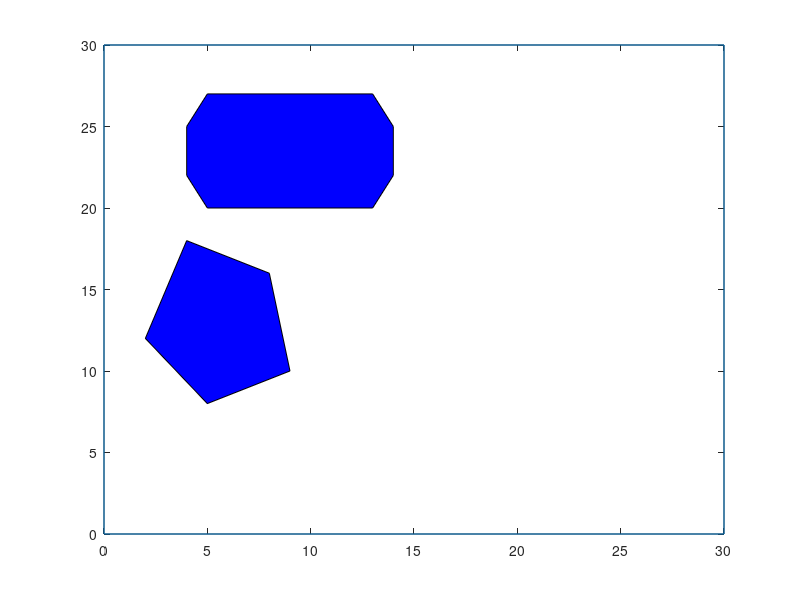

MATLAB code for this plot:
pgx{1}=[2,5,9,8,4,2];
pgy{1}=[12,8,10,16,18,12];

pgx{2}=[4,5,13,14,14,13,5,4];
pgy{2}=[22,20,20,22,25,27,27,25];

figure;
plot([ 0 30 30 0 0],[ 0 0 30 30 0]);%plotting the coordinate system 30x30
hold on

% Fill polygons
for i=1:2    
    fill(pgx{i},pgy{i},'b')
end
hold off